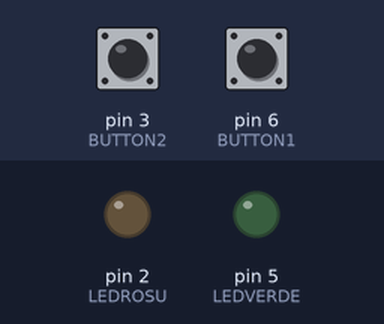
Recording of a sketch running on a simulated Arduino Uno, built with avr-gcc and run on an emulated ATmega328P. Parts: output pins drawn as LEDs (lit = HIGH). The inputs (shaded band) are chosen by the test bench; at power-on: pin 3 (BUTTON2) LOW, pin 6 (BUTTON1) LOW. Random numbers use the default seed unless the sketch sets one; what the sketch prints to the serial monitor is not drawn.

Above: at 1.2 s.
1.3 s: pin 3 (BUTTON2) pulled HIGH for 0.15 s
At 1.37 s:
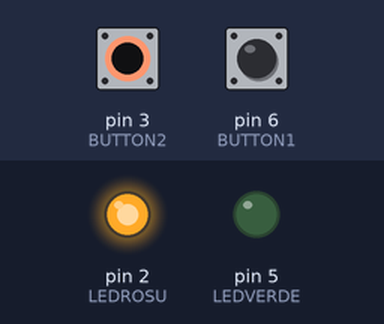
2.9 s: pin 6 (BUTTON1) pulled HIGH for 0.15 s
At 2.97 s:
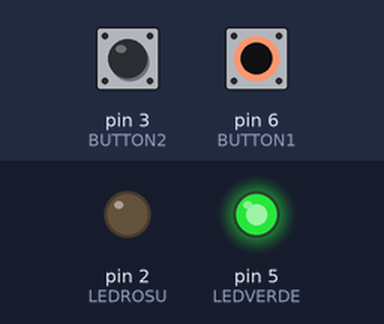
4.5 s: pin 6 (BUTTON1) pulled HIGH for 3.2 s
At 8.3 s:
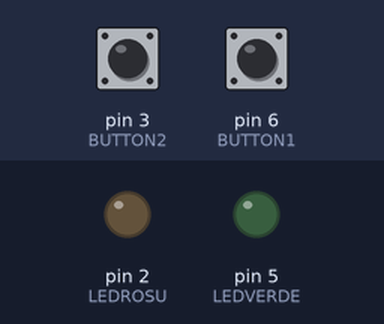
9.2 s: pin 3 (BUTTON2) pulled HIGH for 3.2 s
At 10.6 s:
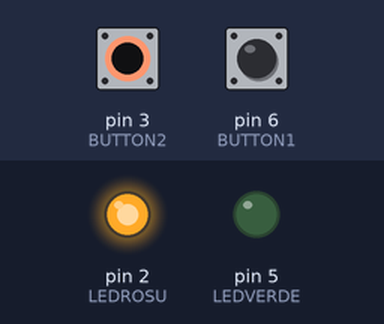
13.9 s: pin 3 (BUTTON2) driven HIGH and pin 6 (BUTTON1) driven HIGH
At 14.2 s:
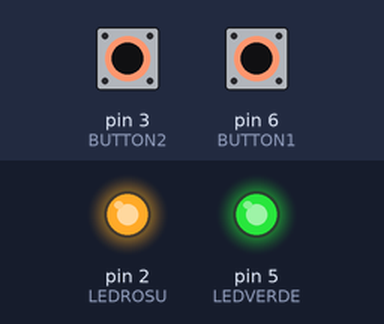
Timing chart, 0 to 16.4 s (numbered marks = the images above; inputs shaded):
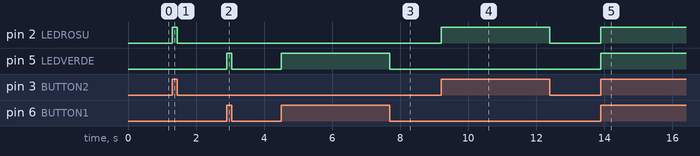

Measured:
- after the input at 1.3 s, pin 2 (LEDROSU): LOW → HIGH at once, → LOW 0.15 s later
- after the input at 2.9 s, pin 5 (LEDVERDE): LOW → HIGH at once, → LOW 0.15 s later
- after the input at 4.5 s, pin 5 (LEDVERDE): LOW → HIGH at once, → LOW 3.2 s later
- after the input at 9.2 s, pin 2 (LEDROSU): LOW → HIGH at once, → LOW 3.2 s later
- after the input at 13.9 s, pin 2 (LEDROSU), pin 5 (LEDVERDE): LOW → HIGH at once

The sketch:

SISTEM_DUBLAJ.ino
```cpp
const int BUTTON1 = 6;
const int BUTTON2 = 3;
const int LEDROSU = 2;
const int LEDVERDE = 5;
int BUTTONstate1 = 0;
int BUTTONstate2 = 0;
long rosunegru;

void setup()
{
  Serial.begin(9600);
  pinMode(BUTTON1, INPUT);
  pinMode(BUTTON2, INPUT);
  pinMode(LEDROSU, OUTPUT);
  pinMode(LEDVERDE, OUTPUT);

  Serial.print("Valoare:");
  Serial.print(rosunegru);
  randomSeed( analogRead(A0));
  rosunegru=random(99)%2;
}

void loop()
{

  BUTTONstate1 = digitalRead(BUTTON1);
  BUTTONstate2 = digitalRead(BUTTON2);
/*Serial.print("Valoare:");
  Serial.println(rosunegru);
  if (BUTTONstate1 == HIGH && rosunegru==1)
  {
    digitalWrite(LEDVERDE, HIGH);
    delay(2000);
    digitalWrite(LEDVERDE, LOW);
    Serial.print("Valoare:");
  Serial.print(rosunegru);
  }
  else if(BUTTONstate2 == HIGH && rosunegru==0)
  {digitalWrite(LEDVERDE, HIGH);
  delay(2000);
  digitalWrite(LEDVERDE, LOW);
  }
  else if((BUTTONstate2 == HIGH && rosunegru==1) || (BUTTONstate1 == HIGH && rosunegru==0))
  {

    digitalWrite(LEDROSU, HIGH);
    delay(2000);
    digitalWrite(LEDROSU, LOW);
  }
  if(rosunegru==1)
  {

    digitalWrite(LEDVERDE,HIGH);
    delay(2000);
    digitalWrite(LEDVERDE,LOW);
    delay(2000);
  }
  else
  { digitalWrite(LEDROSU,HIGH);
  delay(2000);
    digitalWrite(LEDROSU,LOW);
    delay(2000);
  }*/
  if(BUTTONstate1==HIGH)
  {
    digitalWrite(LEDVERDE,HIGH);
  }
  else digitalWrite(LEDVERDE,LOW);

  if(BUTTONstate2==HIGH)
  {
    digitalWrite(LEDROSU,HIGH);
  }
  else digitalWrite(LEDROSU,LOW);
}
```
